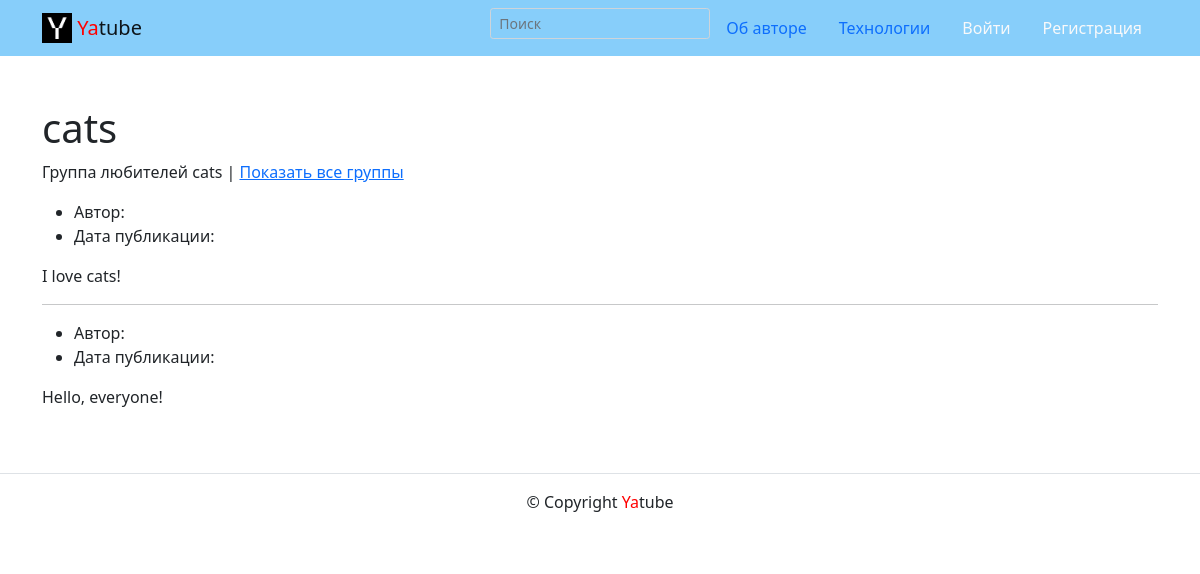
Page /group/cats on the earlier database version.
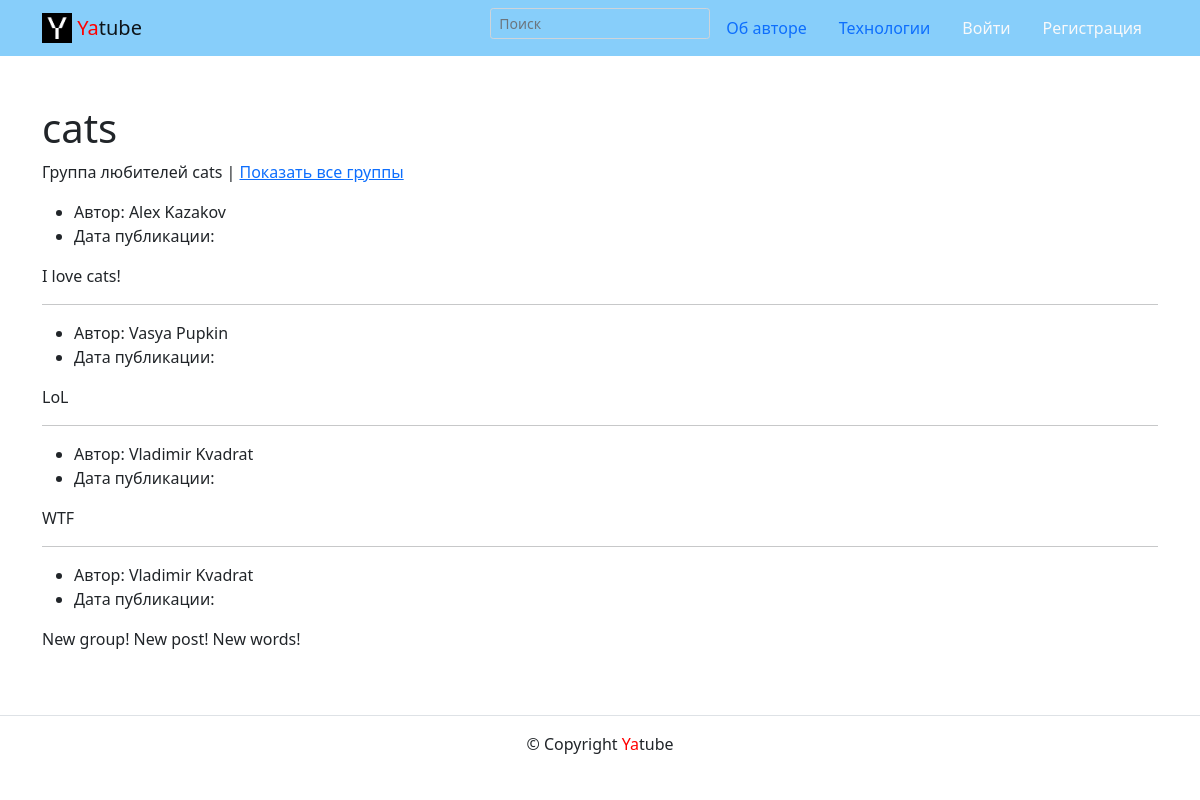
Same page on the later database version.
### posts/models.py (models this page shows, shortened)
class Post(CreatedModel):
    text = models.TextField(verbose_name='Текст поста', help_text='Введите текст поста')  # max_length=int
    author = models.ForeignKey(User, on_delete=models.CASCADE, related_name='posts')
    group = models.ForeignKey(Group, on_delete=models.CASCADE, blank=True, null=True)
    image = models.ImageField(verbose_name='Изображение', upload_to='posts/', blank=True)

### posts/views.py (the view)
# urls.py: path('group/<slug:slug>', views.group_posts, name='group_list'),
def group_posts(request, slug):
    group = get_object_or_404(Group, slug=slug)
    template = 'posts/group_list.html'
    posts = Post.objects.filter(group=group).order_by('-pub_date')
    paginator = Paginator(posts, 10)
    page_number = request.GET.get('page')
    page_obj = paginator.get_page(page_number)
    title = f'Записи сообщества: {slug}'
    context = {
        'title': title,
        'group': group,
        'page_obj': page_obj,
    }
    return render(request, template, context)

### templates/posts/group_list.html (shortened to what this page needs)
{% extends "base.html" %}
{% block content %}
<div class="container py-5">
  <h1>
    {{group.slug}}
  </h1>
  <p>
    Группа любителей {{group.slug}} |
    <a href="{% url 'posts:all_groups' %}">Показать все группы</a>
  </p>
  <article>
    {% for post in page_obj %}
    <ul>
      <li>
        Автор: {{ post.author.get_full_name }}
      </li>
      <li>
        Дата публикации: {{ post.pub_date|date:"d E Y" }}
      </li>
    </ul>
    <p>{{ post.text }}</p>
    {% if not forloop.last %}
    <hr>{% endif %}
    {% endfor %}
</div>
{% endblock %}

Differences in the rows shown:
no longer on this page (row edited): Post: text "Hello, everyone!"
changed through a linked row, Post "I love cats!": author.get_full_name (not shown) → "Alex Kazakov"
added Post: author.get_full_name "Vasya Pupkin", text "LoL"
added Post: author.get_full_name "Vladimir Kvadrat", text "WTF"
added Post: author.get_full_name "Vladimir Kvadrat", text "New group! New post! New words!"
